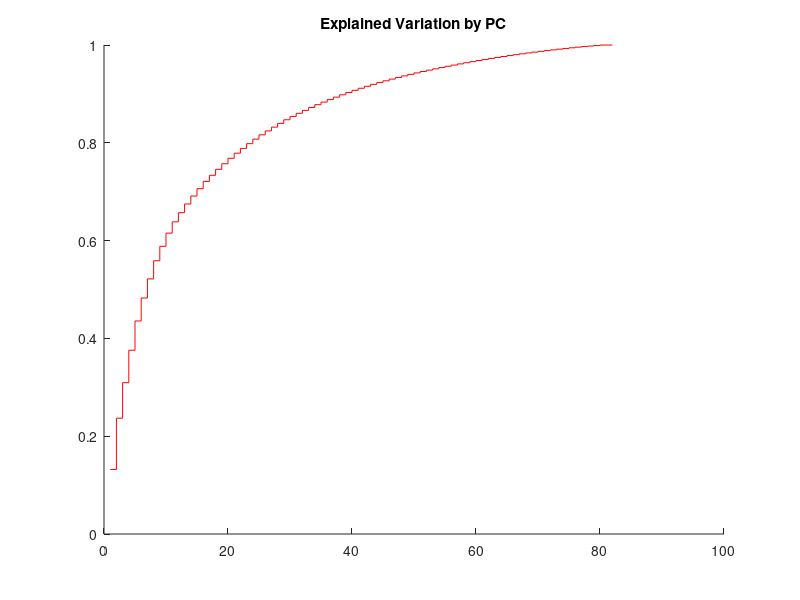

MATLAB code to generate this figure: (Note: this script raises an error after producing the figure.)
% Sean Bennett
% HW6

%% Question 1

load('CancerMicroarray.mat')

numTumors = length(G)
numGenes = length(X)

% There are 2308 different genes sequenced from 83 different tumors.

[coeffPC, scorePC, latentPC] = pca(X);

cumulativeLatent = cumsum(latentPC) / sum(latentPC);

numPC = max(find(cumulativeLatent < 0.95));

% You need 52 or 53 PCs to explain 95% of the data

figure;
hold on;
stairs(cumulativeLatent, 'Color', 'r');
title('Explained Variation by PC');
refline(0, 0.95);
line([52 52],[0 1]);
hold off;

linCValAcc = zeros(400,1);
quadCValAcc = zeros(400,1);

for i = 1:400

trainingindicies = randsample(1:83, 60);
testindicies = 1:83;
testindicies(ismember(testindicies,trainingindicies)) = [];
 
trainingdata = X(trainingindicies, :);
testdata = X(testindicies, :);
 
trainingclass = G(trainingindicies);
testclass = G(testindicies);

[trainingcoeffPC, trainingscorePC, traininglatentPC] = pca(trainingdata);

linClass = fitcdiscr(trainingscorePC(:, 1:10), trainingclass);
quadClass = fitcdiscr(trainingscorePC(:, 1:10), trainingclass, ...
    'DiscrimType', 'pseudoQuadratic');

predictedLinClass = predict(linClass, testdata(:,1:10));
predictedQuadClass = predict(quadClass, testdata(:,1:10));

linCValAcc(i) = mean(predictedLinClass == testclass');
quadCValAcc(i) = mean(predictedQuadClass == testclass');

end;

avgLinearCrossVal = mean(linCValAcc)
avgQuadraticCrossVal = mean(quadCValAcc)

% My mean linear and quadratic cross validated accuracies are 22.9% and 
% 26.0%. This seems low, but I can't identify anything incorrect in my
% implementation of the PCA/fitcdiscr functionality so I assume there's
% some sort of logic error in my test/training data set creation in the
% loop, or the test data actually passed to predict. I was a little fuzzy
% on that.
% Not sure, but it at least compiles and produces a number!


%%

% Decision trees are super cool. They seek to partition data space into a
% dichotomous outcome, is a, or is not a for example that minimizes 
% "impurity". It does this recursively, producing some sort of tree that
% will have multiple branches looking like is a / is not a with is not a
% subdivided further. Classification trees deal with classifications alone,
% and then there are regression trees that can deal with continuous data.
% There are then CART trees, which can deal with both. (I have played with
% these a little bit in analyzing large ecological data sets where we were
% trying to determine disease load based upon multiple terrain and
% oceanographic types)

treeCVal = zeros(400,1);

for i = 1:400

trainingindicies = randsample(1:83, 60);
testindicies = 1:83;
testindicies(ismember(testindicies,trainingindicies)) = [];
 
trainingdata = X(trainingindicies, :);
testdata = X(testindicies, :);
 
trainingclass = G(trainingindicies);
testclass = G(testindicies);

[trainingcoeffPC, trainingscorePC, traininglatentPC] = pca(trainingdata);

treeDiscr = fitctree(trainingscorePC(:, 1:10), trainingclass);

treePredict = predict(treeDiscr, testdata(:, 1:10));

treeCVal(i) = mean(treePredict == testclass');

end
% the Decision tree has ~ 25% cross validated accuracy. Still somewhat
% sucky. I'm pretty sure it's a problem with the predict function, but I
% don't know how to fix it. I'm still unsure of what exactly the first 10
% PCs represents in my data, like how do I access the test data that
% corresponds to those PCs, or is there any way to represent that data?

%% Question 2

load('fisheriris');
numSpecies = length(unique(species));
numIris = length(species);
numMeas = size(meas,2);

% The measruements Ronald Fisher took were Petal Width, Petal Length, Sepal
% Width, and Sepal Length, measured in mm There were three different
% species, setsoa, versicolor, and virginica. There were 150 different
% flowers sampled.

[coeffPC2, scorePC2, latentPC2] = pca(meas);

figure; 
gscatter(scorePC2(:, 1), scorePC2(:, 2), species);
title('Iris measurements PCs 1 and 2 grouped by actual species');

kmeans2 = kmeans(meas, 2);
figure;
gscatter(scorePC2(:, 1), scorePC2(:, 2), kmeans2);
title('Iris measurements PCs 1 and 2 grouped by K-means = 2');

kmeans3 = kmeans(meas, 3);
figure;
gscatter(scorePC2(:, 1), scorePC2(:, 2), kmeans3);
title('Iris measurements PCs 1 and 2 grouped by K-means = 3');

kmeans4 = kmeans(meas, 4);
figure;
gscatter(scorePC2(:, 1), scorePC2(:, 2), kmeans4);
title('Iris measurements PCs 1 and 2 grouped by K-means = 4');

% Determining the number of groups, k, is hard algorithmically. Some guys
% out of Stanford apparently have developed a Gap statistic that determines
% the k such that the Gap(k) >= Gap(k + 1) - sim error(k+1), It seems to
% work well. Some other guys ahve figured out an algorithm based on a
% statistical test that determines a K in which the data about each k
% centroid closest approximates a Gaussian distribution. There's also a way
% to do it graphically via silhouette graphs or information theory
% critirions, but i'm well out of sentence now so lets just say those
% exist.

%% Question 3

% Pt a.

% DBSCAN uses three different types of points, core points, border points,
% and noise points to determine clusters based upon the comparison of high
% density and low density regions. Core points have some minimum number of
% points within some radius epsilon, border points fall within a
% neighborhood of a core point, but do not have the minimum number of points
% to qualify as a core point, and noise points are any points which are not
% noise or border points. The general algoritmn is the classify points as
% one of the three, remove noise points, and then cluster based upon
% remaining points.

% Pt b.

load('mydata');

epsilon=0.5;
MinPts=10;
IDX=DBSCAN(X,epsilon,MinPts);

figure;
PlotClusterinResult(X, IDX);
title(['DBSCAN Clustering (\epsilon = ' num2str(epsilon) ...
    ', MinPts = ' num2str(MinPts) ')']);


Q3kmeans = kmeans(X, 2);
figure;
gscatter(X(:, 1), X(:, 2), Q3kmeans);

% pt c.

% The DBSCAN algorithm is density based and has the ability to deal with
% non-linear groupings. Visible in the comparison between the two graphs is
% k-means needs to draw a straight line between the two groups, while
% DBSCAN can draw a non-straight/curved line. I found a thing that
% describes it as k-means can't deal with "non-globular" shapes.